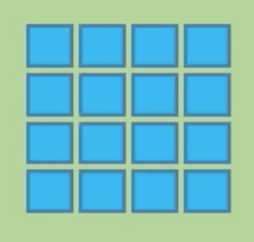
#> input picture Computer Vision/deneme.png, 254 x 242 px
$ python Circleblob.py
#> lines starting #> are read from the running program, lines starting #| are printed output that depends on the picture
import cv2
import numpy as np

img = cv2.imread('deneme.png',0)
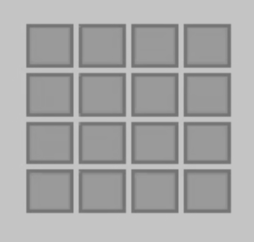
#> img: shape (242, 254); min 112, max 200, mean 167.5
img = cv2.medianBlur(img,5)
cimg = cv2.cvtColor(img,cv2.COLOR_GRAY2BGR)

circles = cv2.HoughCircles(img,cv2.HOUGH_GRADIENT,1,10,
                            param1=50,param2=12,minRadius=0,maxRadius=20)
#> circles = 52 rows, first 8: [64.5, 58.5, 13.8], [64.5, 80.5, 13.8], [64.5, 107.5, 13.8], [64.5, 177.5, 13.8], [86.5, 58.5, 13.8], [86.5, 80.5, 13.8], [86.5, 107.5, 13.8], [86.5, 129.5, 13.8]

circles = np.uint16(np.around(circles))
#> circles = 52 rows, first 8: [64, 58, 14], [64, 80, 14], [64, 108, 14], [64, 178, 14], [86, 58, 14], [86, 80, 14], [86, 108, 14], [86, 130, 14]
for i in circles[0,:]:
    # draw the outer circle
    cv2.circle(cimg,(i[0],i[1]),i[2],(0,255,0),2)
    # draw the center of the circle
    cv2.circle(cimg,(i[0],i[1]),2,(0,0,255),3)
#> this loop made 52 passes
#> i on passes 1 to 12: [64, 58, 14], [64, 80, 14], [64, 108, 14], [64, 178, 14], [86, 58, 14], [86, 80, 14], [86, 108, 14], [86, 130, 14], [86, 156, 14], [118, 178, 14], [140, 58, 14], [140, 80, 14]
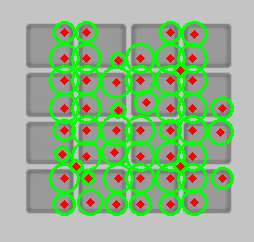
#> cimg: shape (242, 254, 3); mean B, G, R 136.5, 179, 145.4

cv2.imshow('detected circles',cimg)
cv2.waitKey(0)
cv2.destroyAllWindows()
